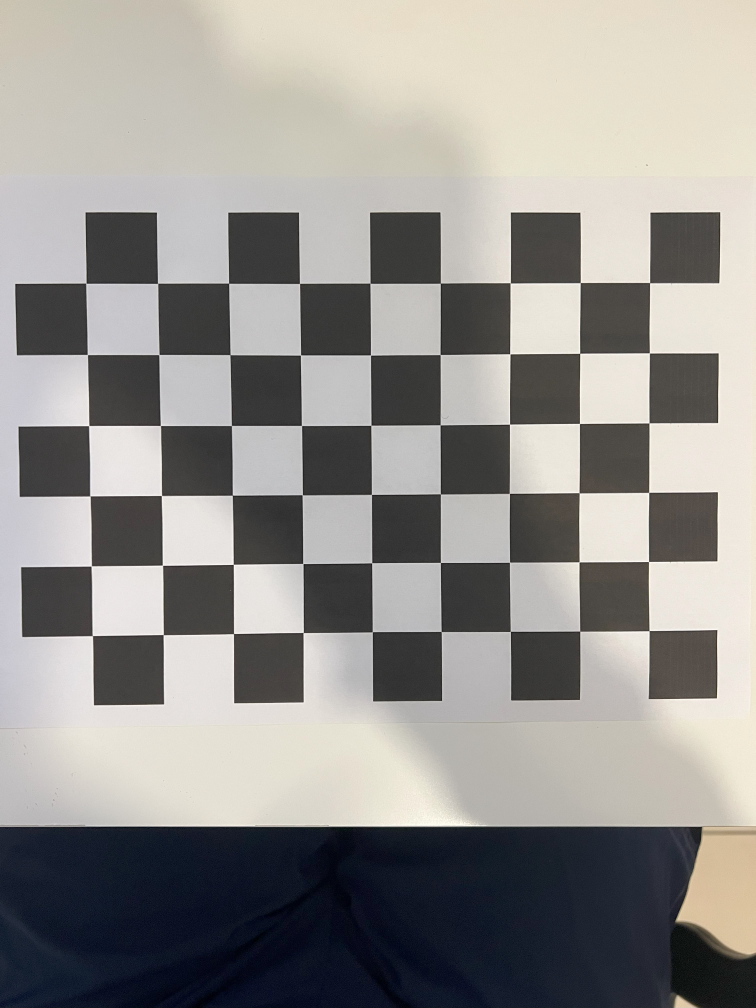
#> input picture AR/camera_cal/IMG_1772.jpg, 3024 x 4032 px, found by its file name (shown at 1/4 size)
$ python perspective_warping_empty.py
#> lines starting #> are read from the running program, lines starting #| are printed output that depends on the picture
import cv2
import numpy as np

# Constants
TEMPLATE_IMAGE_PATH = 'camera_cal\\IMG_1772.jpg'
VIDEO_INPUT_PATH = 'checkerboard4k.MOV'
VIDEO_OUTPUT_PATH = 'path_to_output_video.mp4'

# Load calibration data
calibration_data = np.load('camera_calibration_data.npz')
#> (reads AR/camera_calibration_data.npz from the repository)
mtx = calibration_data['mtx']
dist = calibration_data['dist']
newcameramtx = calibration_data['newcameramtx']
roi = calibration_data['roi']

# Load and undistort template image
template_img = cv2.imread(TEMPLATE_IMAGE_PATH, cv2.IMREAD_GRAYSCALE)
#> template_img: shape (4032, 3024); min 0, max 255, mean 145.8
template_img = cv2.undistort(template_img, mtx, dist, None)
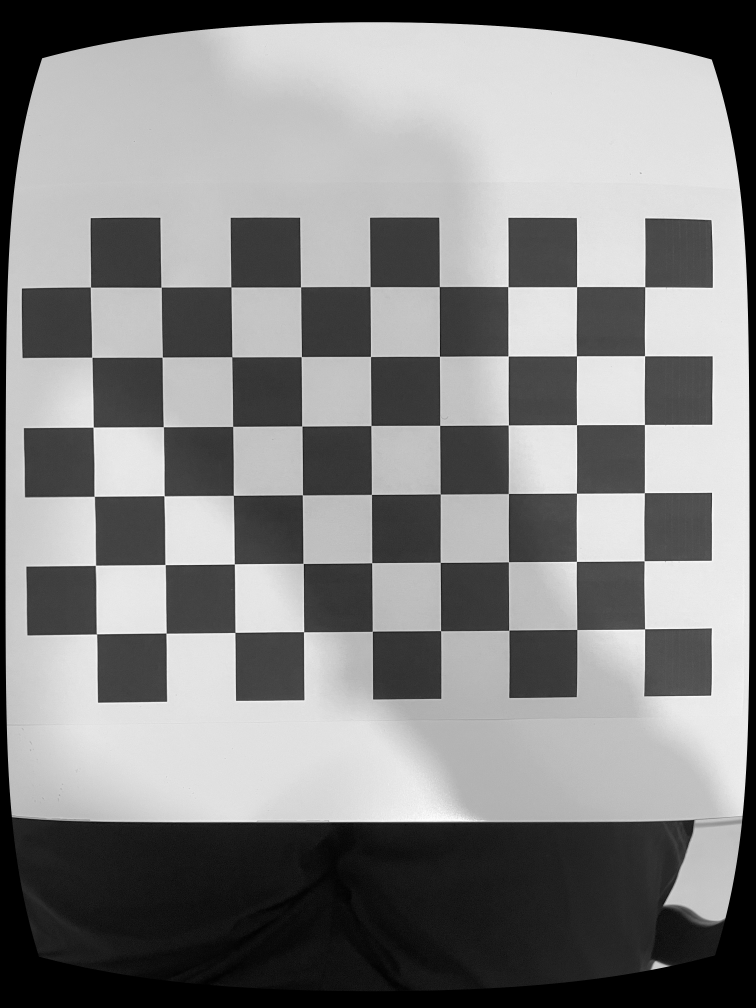
#> template_img: shape (4032, 3024) (shown at 1/4 size); min 0, max 255, mean 132.2
h, w = template_img.shape
#> h = 4032; w = 3024
# Find keypoints and descriptors in the undistorted template image
sift = cv2.SIFT_create()
#> (the run stopped early here; a loop or call above may not have finished)
